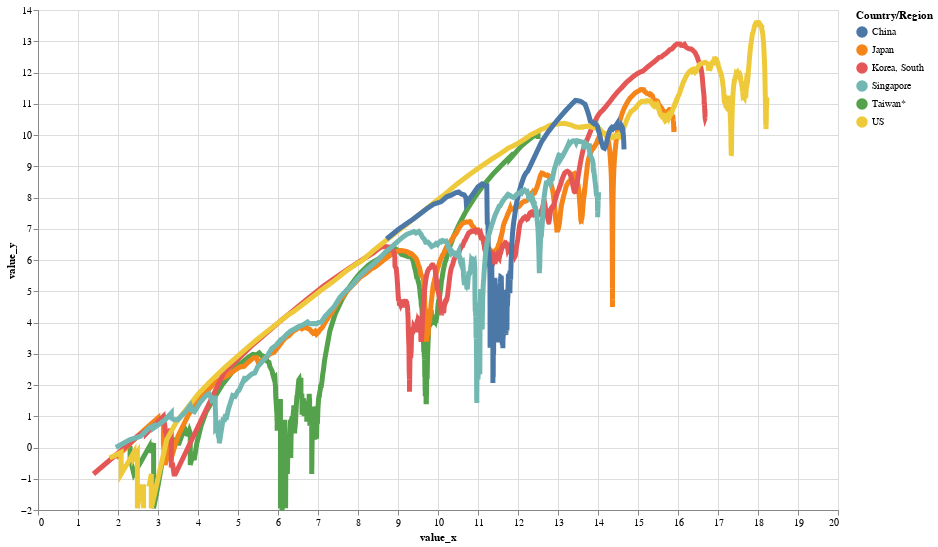

This figure's notebook cell:
### Code cell
highlight = alt.selection(type='single', on='mouseover',
                          fields=['Country/Region'], nearest=True)

base = alt.Chart(source).encode(
    x='value_x:Q',
    y='value_y:Q', 
    color='Country/Region:N'
)

# Q: Quantitative(continuous real-valued quantity) ; O: Ordinal (discrete ordered quantity);
# N: Nominal (discrete unordered category) ; T: Ttemporal (time or date value)

points = base.mark_circle().encode(
    opacity=alt.value(0)
).add_selection(
    highlight
).properties(
    width=800,
    height=500
)

lines = base.mark_line().encode(
    size=alt.condition(~highlight, alt.value(1), alt.value(5))
)

points + lines

### Figure 1 — Vega-Lite specification as saved in the notebook (floating-point values rounded to 4 significant figures; data arrays with more than 128 entries replaced by an {"elided": "..."} marker saying what was removed)
{"config": {"view": {"continuousWidth": 400, "continuousHeight": 300}}, "layer": [{"mark": "circle", "encoding": {"color": {"field": "Country/Region", "type": "nominal"}, "opacity": {"value": 0}, "x": {"field": "value_x", "type": "quantitative"}, "y": {"field": "value_y", "type": "quantitative"}}, "height": 500, "selection": {"selector016": {"type": "single", "on": "mouseover", "fields": ["Country/Region"], "nearest": true}}, "width": 800}, {"mark": "line", "encoding": {"color": {"field": "Country/Region", "type": "nominal"}, "size": {"condition": {"value": 1, "selection": {"not": "selector016"}}, "value": 5}, "x": {"field": "value_x", "type": "quantitative"}, "y": {"field": "value_y", "type": "quantitative"}}}], "data": {"name": "data-47c2e1e9e18b6c19dc7e0fadbc6e6b6a"}, "$schema": "https://vega.github.io/schema/vega-lite/v4.17.0.json", "datasets": {"data-47c2e1e9e18b6c19dc7e0fadbc6e6b6a": {"elided": "4986 records"}}}
